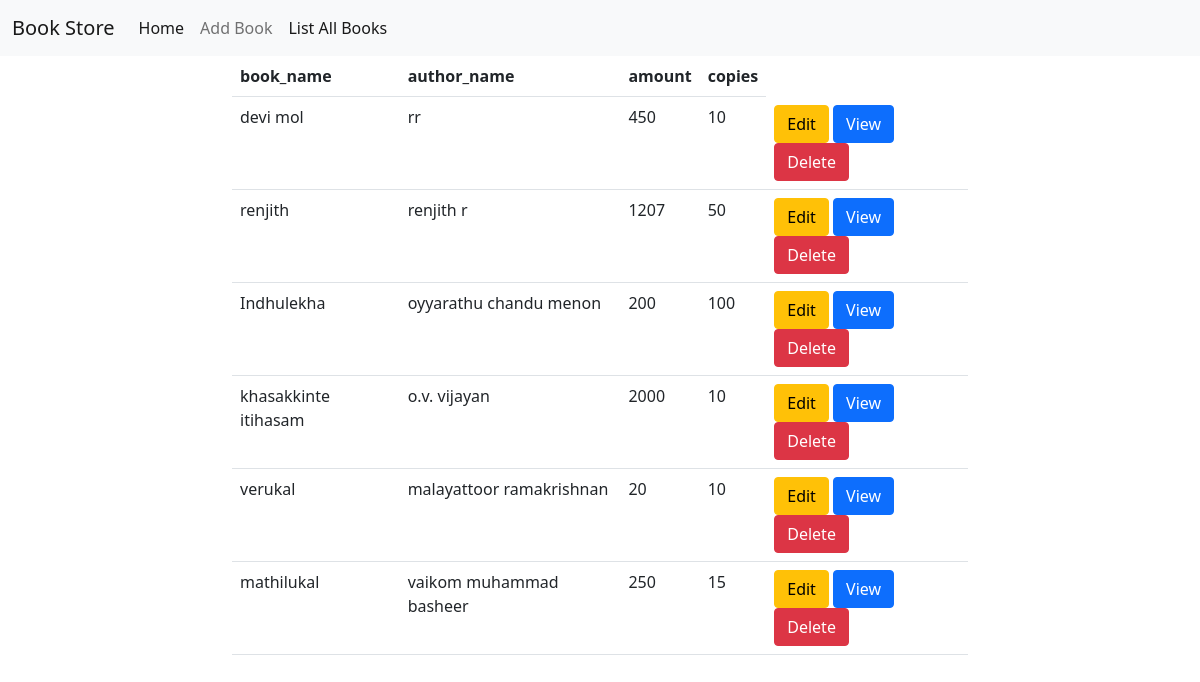
Page /books/all on the committed database.
### book/models.py (models this page shows, shortened)
class Books(models.Model):
    book_name=models.CharField(max_length=120,unique=True)
    author_name=models.CharField(max_length=120,)
    amount=models.PositiveIntegerField()
    copies=models.PositiveIntegerField()
    image=models.ImageField(upload_to="images",null=True)

### book/views.py (the view)
# urls.py: path('books/all',bv.BookListview.as_view(),name="allbooks"),
class BookListview(View):
    def get(self,request):
        qs=Books.objects.all()
        return render(request,'book_list.html',{"books":qs})

### book/templates/book_list.html
{%extends 'base.html'%}
{%block body_block%}
<div class="row">
        <div class="col-2"></div>
        <div class="col-8">
            <table class="table">
                <tr>
                    <th>book_name</th>
                    <th>author_name</th>
                    <th>amount</th>
                    <th>copies</th>
                </tr>
                {%for book in books%}
                <tr>
                     <td>{{book.book_name}}</td>
                     <td>{{book.author_name}}</td>
                     <td>{{book.amount}}</td>
                     <td>{{book.copies}}</td>
                     <td>
                         <a href="{%url 'bookchange' book.id%}" class="btn btn-warning">Edit</a>
                         <a href="{%url 'bookdetails' book.id%}" class="btn btn-primary">View</a>
                         <a href="{%url 'bookdelete' book.id%}"class="btn btn-danger">Delete</a>
                     </td>
                </tr>
                    {%endfor%}
            </table>
        </div>
        <div class="col-2"></div>
    </div>
{%endblock%}

### book/templates/base.html (shortened to what this page needs)
<!DOCTYPE html>
<html lang="en">
<head>
    <link href="https://cdn.jsdelivr.net/npm/bootstrap@5.1.3/dist/css/bootstrap.min.css" rel="stylesheet">
</head>
<body>
<nav class="navbar navbar-expand-lg navbar-light bg-light">
  <div class="container-fluid">
    <a class="navbar-brand" href="#">Book Store</a>
    <div class="collapse navbar-collapse" id="navbarSupportedContent">
      <ul class="navbar-nav me-auto mb-2 mb-lg-0">
        <li class="nav-item">
          <a class="nav-link active" aria-current="page" href="#">Home</a>
        </li>
        <li class="nav-item">
          <a class="nav-link" href="{%url 'addbook'%}">Add Book</a>
        </li>
          <li class="nav-item">
          <a class="nav-link active" aria-current="page" href="{%url 'allbooks'%}">List All Books</a>
        </li>
      </ul>
    </div>
  </div>
</nav>
<div class="container">
    {%block body_block%}
    {%endblock%}
</div>
</body>
</html>

### rows in the picture
Books: book_name "devi mol", author_name "rr", amount "450", copies "10"
Books: book_name "renjith", author_name "renjith r", amount "1207", copies "50"
Books: book_name "Indhulekha", author_name "oyyarathu chandu menon", amount "200", copies "100"
Books: book_name "khasakkinte itihasam", author_name "o.v. vijayan", amount "2000", copies "10"
Books: book_name "verukal", author_name "malayattoor ramakrishnan", amount "20", copies "10"
Books: book_name "mathilukal", author_name "vaikom muhammad basheer", amount "250", copies "15"
